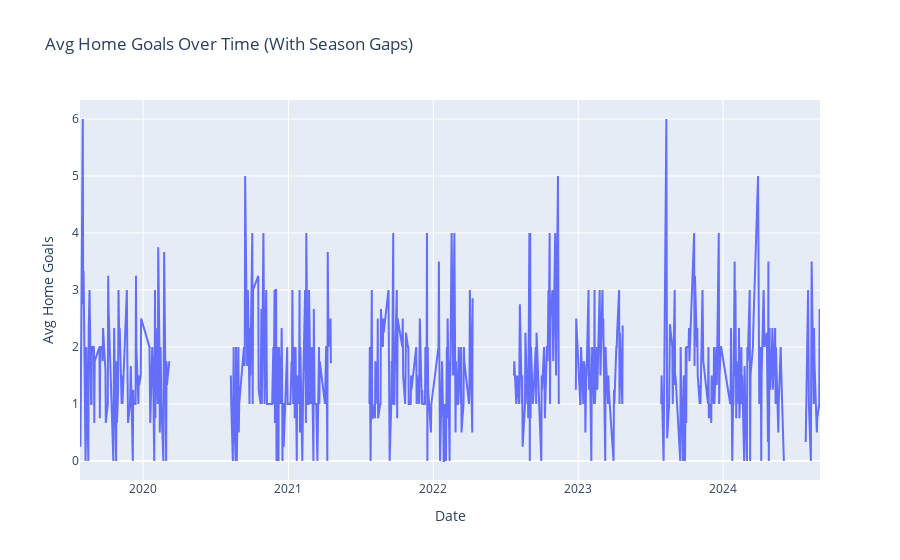

Notebook source saved alongside this figure:
### Markdown cell above
### 4. Charts

### Code cell
# Group by date to show average goals scored by home teams per matchday
daily_goals = df.groupby('Date')['FTHG'].mean().reset_index()


# Calculate time gaps between rows
daily_goals['PrevDate'] = daily_goals['Date'].shift(1)
daily_goals['Gap'] = (daily_goals['Date'] - daily_goals['PrevDate']).dt.days

# Insert NaN for big gaps
daily_goals['FTHG_clean'] = np.where(daily_goals['Gap'] > 30, np.nan, daily_goals['FTHG'])

# Plot the cleaned series
fig = px.line(
    daily_goals,
    x='Date',
    y='FTHG_clean',
    title='Avg Home Goals Over Time (With Season Gaps)',
    labels={'FTHG_clean': 'Avg Home Goals'}
)
fig.show()

### Figure 1 — Plotly figure (JSON) as saved in the notebook; plotly's stock layout.template omitted (floating-point values rounded to 4 significant figures; data arrays with more than 128 entries replaced by an {"elided": "..."} marker saying what was removed)
{"data": [{"hovertemplate": "Date=%{x}<br>Avg Home Goals=%{y}<extra></extra>", "legendgroup": "", "line": {"color": "#636efa", "dash": "solid"}, "marker": {"symbol": "circle"}, "mode": "lines", "name": "", "orientation": "v", "showlegend": false, "type": "scatter", "x": {"elided": "566 str values"}, "xaxis": "x", "y": {"elided": "566 float values"}, "yaxis": "y"}], "layout": {"legend": {"tracegroupgap": 0}, "title": {"text": "Avg Home Goals Over Time (With Season Gaps)"}, "xaxis": {"anchor": "y", "domain": [0, 1], "title": {"text": "Date"}}, "yaxis": {"anchor": "x", "domain": [0, 1], "title": {"text": "Avg Home Goals"}}}}
